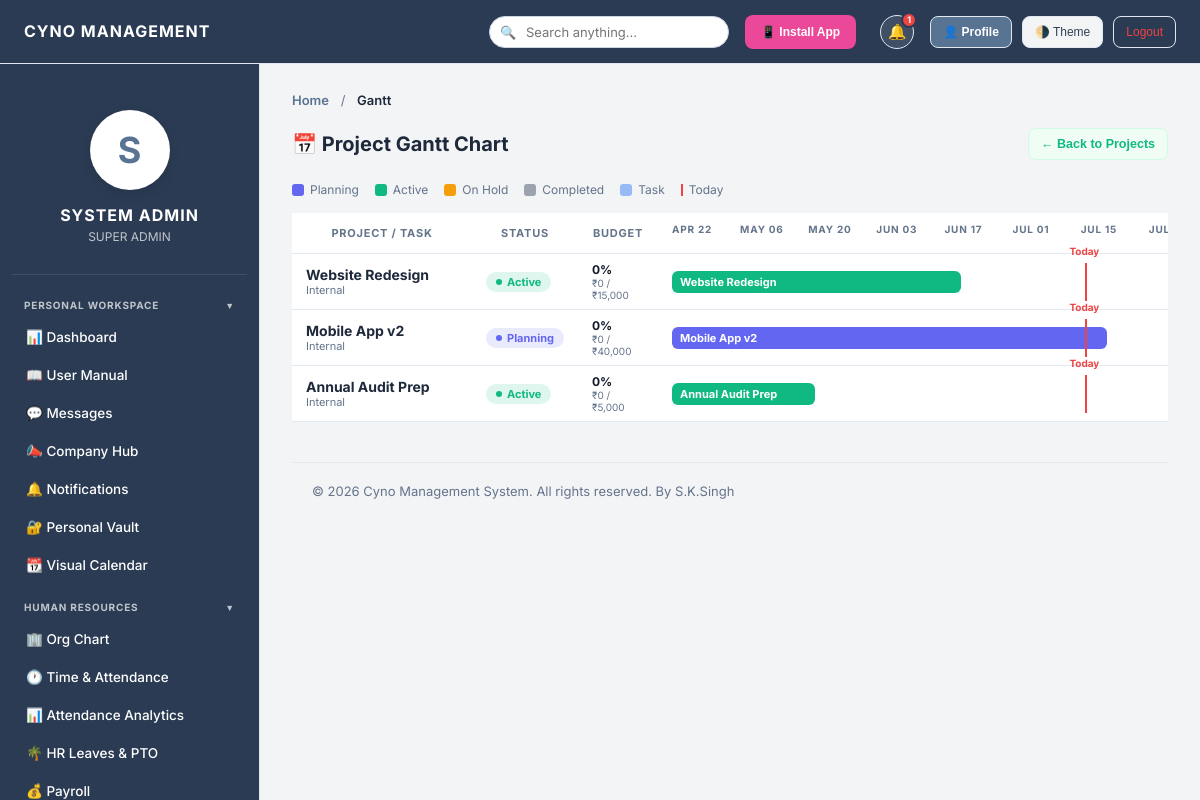
Screenshot of /gantt.php (signed in) with the database file from the repository.
### tables this page shows
CREATE TABLE projects (
        id INTEGER PRIMARY KEY AUTOINCREMENT,
        name TEXT NOT NULL,
        client TEXT,
        budget REAL DEFAULT 0,
        deadline DATE,
        status TEXT DEFAULT 'Planning',
        created_by TEXT,
        created_at DATETIME DEFAULT CURRENT_TIMESTAMP
    , client_id TEXT DEFAULT NULL, branch_id TEXT DEFAULT 'Global HQ', ai_forecast TEXT DEFAULT NULL);

### includes/db.php (called while the page is built, shortened)
<?php
function getEnvVar($key) {
    return getenv($key) ?: ($_SERVER[$key] ?? $_ENV[$key] ?? '');
}
$db_url = getEnvVar('DATABASE_URL');
$db_host = getEnvVar('DB_HOST');
$use_mysql = false;
$mysql_dsn = '';
$mysql_user = '';
$mysql_pass = '';
if (!empty($db_url) && str_starts_with($db_url, 'mysql://')) {
    if (preg_match('/^mysql:\/\/([^:]+):(.*)@([^:\/]+)(?::(\d+))?\/(.+)$/', $db_url, $matches)) {
        $mysql_user = urldecode($matches[1]);
        $mysql_pass = urldecode($matches[2]);
        $host       = urldecode($matches[3]);
        $port       = $matches[4] ?: 3306;
        $dbname     = urldecode($matches[5]);
    } else {
        $parsed = parse_url($db_url);
        $host = $parsed['host'] ?? '127.0.0.1';
        $port = $parsed['port'] ?? 3306;
        $dbname = ltrim($parsed['path'] ?? '', '/');
        $mysql_user = $parsed['user'] ?? '';
        $mysql_pass = $parsed['pass'] ?? '';
    }
    if (empty($mysql_pass)) {
        $mysql_pass = getEnvVar('DB_PASSWORD') ?: getEnvVar('DB_PASS') ?: getEnvVar('MYSQL_PASSWORD') ?: getEnvVar('MYSQL_ROOT_PASSWORD') ?: '';
    }
    if (empty($mysql_user)) {
        $mysql_user = getEnvVar('DB_USERNAME') ?: getEnvVar('DB_USER') ?: getEnvVar('MYSQL_USER') ?: 'root';
    }
    if (empty($dbname)) {
        $dbname = getEnvVar('DB_DATABASE') ?: getEnvVar('DB_NAME') ?: getEnvVar('MYSQL_DATABASE') ?: 'cms';
    }
    $mysql_dsn = "mysql:host={$host};port={$port};dbname={$dbname};charset=utf8mb4";
    $use_mysql = true;
} else {
    $db_file = __DIR__ . '/../database.sqlite';
}
try {
    if ($use_mysql) {
        $pdo = new PDO($mysql_dsn, $mysql_user, $mysql_pass);
        $pdo->setAttribute(PDO::ATTR_ERRMODE, PDO::ERRMODE_EXCEPTION);
    } else {
        $pdo = new PDO("sqlite:" . $db_file);
        $pdo->setAttribute(PDO::ATTR_ERRMODE, PDO::ERRMODE_EXCEPTION);
        $pdo->exec("PRAGMA foreign_keys = ON;");
    }
    $pdo->exec("CREATE TABLE IF NOT EXISTS settings (setting_key VARCHAR(255) PRIMARY KEY, setting_value TEXT)");
    $GLOBAL_SETTINGS = [];
    foreach($pdo->query("SELECT * FROM settings") as $r) {
        $GLOBAL_SETTINGS[$r['setting_key']] = $r['setting_value'];
    }
} catch (PDOException $e) {
    http_response_code(500);
    $padding = str_repeat(" ", 512);
    die("<div style='font-family:sans-serif;text-align:center;margin-top:100px;'><h2>⚠️ System Temporarily Unavailable</h2><p>Our database is currently undergoing maintenance or experiencing a connection issue. Please try again in a few minutes.</p></div>\n");
}

### gantt.php (the view, shortened to what this page needs)
<?php
require_once 'includes/db.php';
require_once 'includes/header.php';
require_once 'includes/sidebar.php';
$projects = $pdo->query("SELECT * FROM projects ORDER BY created_at DESC")->fetchAll(PDO::FETCH_ASSOC);
$allDates = [];
foreach ($projects as $p) {
    if ($p['created_at']) $allDates[] = strtotime($p['created_at']);
    if ($p['deadline'])   $allDates[] = strtotime($p['deadline']);
}
$minDate = $allDates ? min($allDates) : time();
$maxDate = $allDates ? max($allDates) : strtotime('+90 days');
$totalDays = max(1, ceil(($maxDate - $minDate) / 86400)) + 14;
?>
<div class="content-section active">
    <div class="section-header">
        <h2>📅 Project Gantt Chart</h2>
        <button class="view-button" onclick="window.location.href='projects.php'" style="text-decoration:none;">← Back to Projects</button>
    </div>
    <div class="legend">
        <div class="leg"><div class="leg-dot" style="background:#6366f1"></div>Planning</div>
        <div class="leg"><div class="leg-dot" style="background:#10b981"></div>Active</div>
        <div class="leg"><div class="leg-dot" style="background:#f59e0b"></div>On Hold</div>
        <div class="leg"><div class="leg-dot" style="background:#9ca3af"></div>Completed</div>
        <div class="leg"><div class="leg-dot" style="background:#3b82f6;opacity:.5"></div>Task</div>
        <div class="leg"><div class="leg-dot" style="background:#ef4444;width:2px;border-radius:0"></div>Today</div>
    </div>
    <?php if(empty($projects)): ?>
        <div style="text-align:center;padding:60px;color:var(--text-muted);">No projects yet. <a href="projects.php" style="color:#6366f1;">Create one →</a></div>
    <?php else: ?>
    <div class="gantt-wrap" style="position:relative;">
        <svg id="gantt-svg" style="position:absolute; top:0; left:0; width:100%; height:100%; pointer-events:none; z-index:10;"></svg>
        <table class="gantt-table" id="ganttTable">
            <thead>
                <tr>
                    <th style="width:180px;">Project / Task</th>
                    <th style="width:90px;">Status</th>
                    <th style="width:80px;">Budget</th>
                    <th>
                        <div style="position:relative;height:20px;">
                            <?php
                            $cur = $minDate;
                            while ($cur < $maxDate + 86400*14) {
                                $pct = (($cur - $minDate) / ($totalDays * 86400)) * 100;
                                echo "<span style='position:absolute;left:{$pct}%;font-size:10px;color:var(--text-muted);white-space:nowrap;'>" . date('M d', $cur) . "</span>";
                                $cur = strtotime('+14 days', $cur);
                            }
                            ?>
                        </div>
                    </th>
                </tr>
            </thead>
            <tbody>
            <?php
            $statusColors = ['Planning'=>'#6366f1','Active'=>'#10b981','On Hold'=>'#f59e0b','Completed'=>'#9ca3af'];
            $todayPct = ((time() - $minDate) / ($totalDays * 86400)) * 100;
            foreach ($projects as $p):
                $pStart = strtotime($p['created_at']);
                $pEnd   = $p['deadline'] ? strtotime($p['deadline']) : strtotime('+30 days', $pStart);
                $left   = max(0, (($pStart - $minDate) / ($totalDays * 86400)) * 100);
                $width  = min(100 - $left, (($pEnd - $pStart) / ($totalDays * 86400)) * 100);
                $barColor = $statusColors[$p['status']] ?? '#6366f1';
                $burnPct = $p['budget'] > 0 ? round(($p['spent'] / $p['budget']) * 100) : 0;
            ?>
                <tr style="background:var(--bg-card);">
                    <td>
                        <strong style="color:var(--text-heading);font-size:14px;"><?= htmlspecialchars($p['name']) ?></strong>
                        <div style="font-size:11px;color:var(--text-muted);"><?= htmlspecialchars($p['client_id'] ?: 'Internal') ?></div>
                    </td>
                    <td><span class="status-pill" style="background:<?= $barColor ?>22;color:<?= $barColor ?>;"><?= htmlspecialchars($p['status']) ?></span></td>
                    <td>
                        <div style="font-size:12px;font-weight:700;color:<?= $burnPct>=90?'#dc2626':($burnPct>=70?'#f59e0b':'#111827') ?>;"><?= $burnPct ?>%</div>
                        <div style="font-size:10px;color:var(--text-muted);"><?= ($GLOBAL_SETTINGS['currency'] ?? '₹') ?><?= number_format($p['spent']) ?> / <?= ($GLOBAL_SETTINGS['currency'] ?? '₹') ?><?= number_format($p['budget']) ?></div>
                    </td>
                    <td>
                        <div class="gantt-bar-cell">
                            <?php if($todayPct >= 0 && $todayPct <= 100): ?><div class="gantt-today" style="left:<?= round($todayPct,1) ?>%"></div><?php endif; ?>
                            <div class="gantt-bar" style="left:<?= round($left,1) ?>%;width:<?= round($width,1) ?>%;background:<?= $barColor ?>;" title="<?= htmlspecialchars($p['name']) ?> — <?= date('M d', $pStart) ?> to <?= date('M d', $pEnd) ?>">
                                <?= htmlspecialchars(substr($p['name'], 0, 24)) ?>
                            </div>
                        </div>
                    </td>
                </tr>
            <?php endforeach; ?>
            </tbody>
        </table>
    </div>
    <?php endif; ?>
</div>
<?php require_once 'includes/footer.php'; ?>

### assets/css/style.css (style rules this page uses)
:root { --bg-body: #f3f4f6; --bg-header: #2a3b53; --bg-sidebar: #2a3b53; --bg-main: #f3f4f6; --bg-card: #ffffff; --bg-hover: rgba(255, 255, 255, 0.1); --border-card: #e2e8f0; --text-heading: #1e293b; --text-body: #334155; --text-muted: #64748b; --input-bg: #ffffff; --input-border: #cbd5e1; --table-header: #f8fafc; --primary-color: #597393; --primary-hover: #475f7e; --primary-light: rgba(255, 255, 255, 0.15); --success: #10b981; --warning: #f59e0b; --danger: #ef4444; --modal-overlay: rgba(15,23,42,0.6); --shadow-xs: 0 1px 2px 0 rgba(0, 0, 0, 0.05); --shadow-sm: 0 4px 6px -1px rgba(0, 0, 0, 0.05), 0 2px 4px -2px rgba(0, 0, 0, 0.05); --shadow-soft: 0 10px 25px -5px rgba(0, 0, 0, 0.05), 0 8px 10px -6px rgba(0, 0, 0, 0.05); --radius-sm: 8px; --radius-md: 12px; --radius-lg: 16px; --sidebar-w: 260px; --header-h: 64px; }
*, *::before, *::after { margin:0; padding:0; box-sizing:border-box; }
html { font-size:14px; -webkit-font-smoothing:antialiased; }
body { font-family:'Inter',system-ui,sans-serif; background:var(--bg-body); color:var(--text-body); min-height:100vh; overflow:hidden; }
h1,h2,h3,h4,h5,h6 { font-weight:600; color:var(--text-heading); line-height:1.3; }
.content-section.active { display:block; }
.section-header, .header-action { display:flex; justify-content:space-between; align-items:center; margin-bottom:22px; }
.section-header h2, .header-action h2 { font-size:20px; font-weight:700; color:var(--text-heading); margin:0; }
.btn-outline, .view-button, .edit-button, .delete-button { display:inline-flex; align-items:center; gap:5px; height:32px; padding:0 12px; border-radius:var(--radius-sm); font-size:12.5px; font-weight:600; cursor:pointer; transition:all .2s ease; border:1px solid var(--border-card); background:var(--bg-card); color:var(--text-body); text-decoration:none; white-space:nowrap; }
.view-button { color:var(--success); border-color:#d1fae5; background:#f0fdf4; }
.content-section.active { animation: fadeInUp .35s ease-out; }
.status-pill { display:inline-flex; align-items:center; gap:5px; padding:4px 12px; border-radius:99px; font-size:11px; font-weight:700; }
.status-pill::before { content:''; width:6px; height:6px; border-radius:50%; background:currentColor; }

### gantt.php (style rules this page uses)
.gantt-wrap { overflow-x:auto; }
.gantt-table { min-width:900px; border-collapse:collapse; width:100%; }
.gantt-table th { background:var(--bg-card); color:var(--text-muted); font-size:11px; text-transform:uppercase; letter-spacing:.07em; padding:10px 14px; border-bottom:1px solid var(--border-card); font-weight:700; }
.gantt-table td { padding:8px 14px; border-bottom:1px solid var(--border-card); vertical-align:middle; }
.gantt-bar-cell { position:relative; height:38px; }
.gantt-bar { position:absolute; height:22px; top:8px; border-radius:6px; display:flex; align-items:center; padding:0 8px; font-size:11px; font-weight:700; color:white; white-space:nowrap; overflow:hidden; text-overflow:ellipsis; min-width:4px; transition:opacity .15s; }
.gantt-today { position:absolute; top:0; bottom:0; width:2px; background:#ef4444; z-index:5; }
.gantt-today::before { content:'Today'; position:absolute; top:-18px; left:-16px; font-size:10px; color:#ef4444; font-weight:700; white-space:nowrap; }
.status-pill { padding:3px 10px; border-radius:12px; font-size:11px; font-weight:700; }
.legend { display:flex; gap:16px; flex-wrap:wrap; margin-bottom:16px; }
.leg { display:flex; align-items:center; gap:6px; font-size:12px; color:var(--text-muted); }
.leg-dot { width:12px; height:12px; border-radius:3px; }

### rows the page displays
projects: name "Website Redesign", client "Internal", status "Active", budget "0", spent "0", budget "15,000"
projects: name "Mobile App v2", client "Internal", status "Planning", budget "0", spent "0", budget "40,000"
projects: name "Annual Audit Prep", client "Internal", status "Active", budget "0", spent "0", budget "5,000"

### other values shown
$GLOBAL_SETTINGS['company_name'] "CYNO MANAGEMENT"
$_notifCount "1"
substr($_SESSION['name'],0,1) "S"
$_SESSION['name'] "SYSTEM ADMIN"
$_SESSION['role'] "SUPER ADMIN"
$pageTitle "Gantt"
date('M d', $cur) "APR 22"
date('M d', $cur) "MAY 06"
date('M d', $cur) "MAY 20"
date('M d', $cur) "JUN 03"
date('M d', $cur) "JUN 17"
date('M d', $cur) "JUL 01"
date('M d', $cur) "JUL 15"
